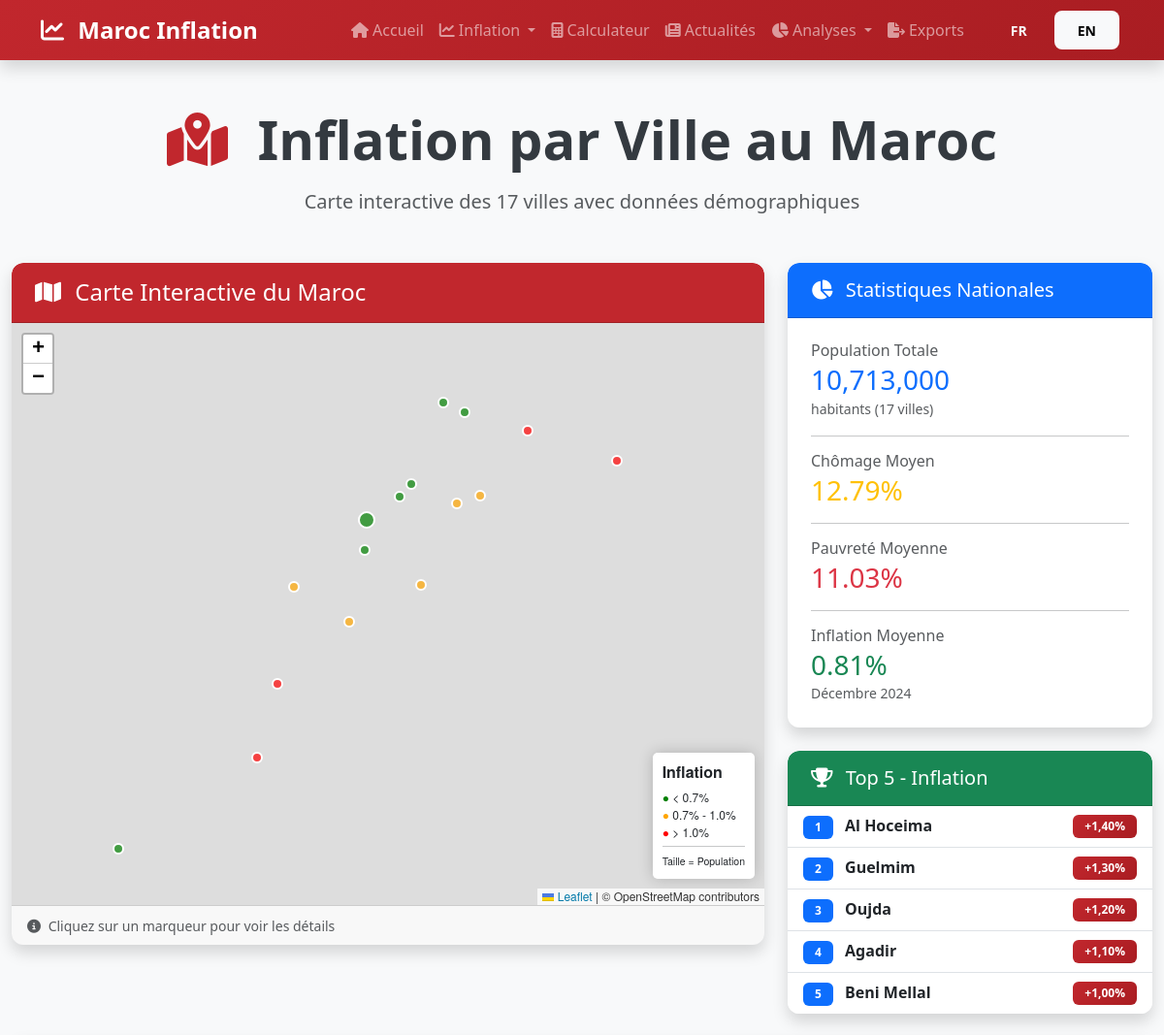
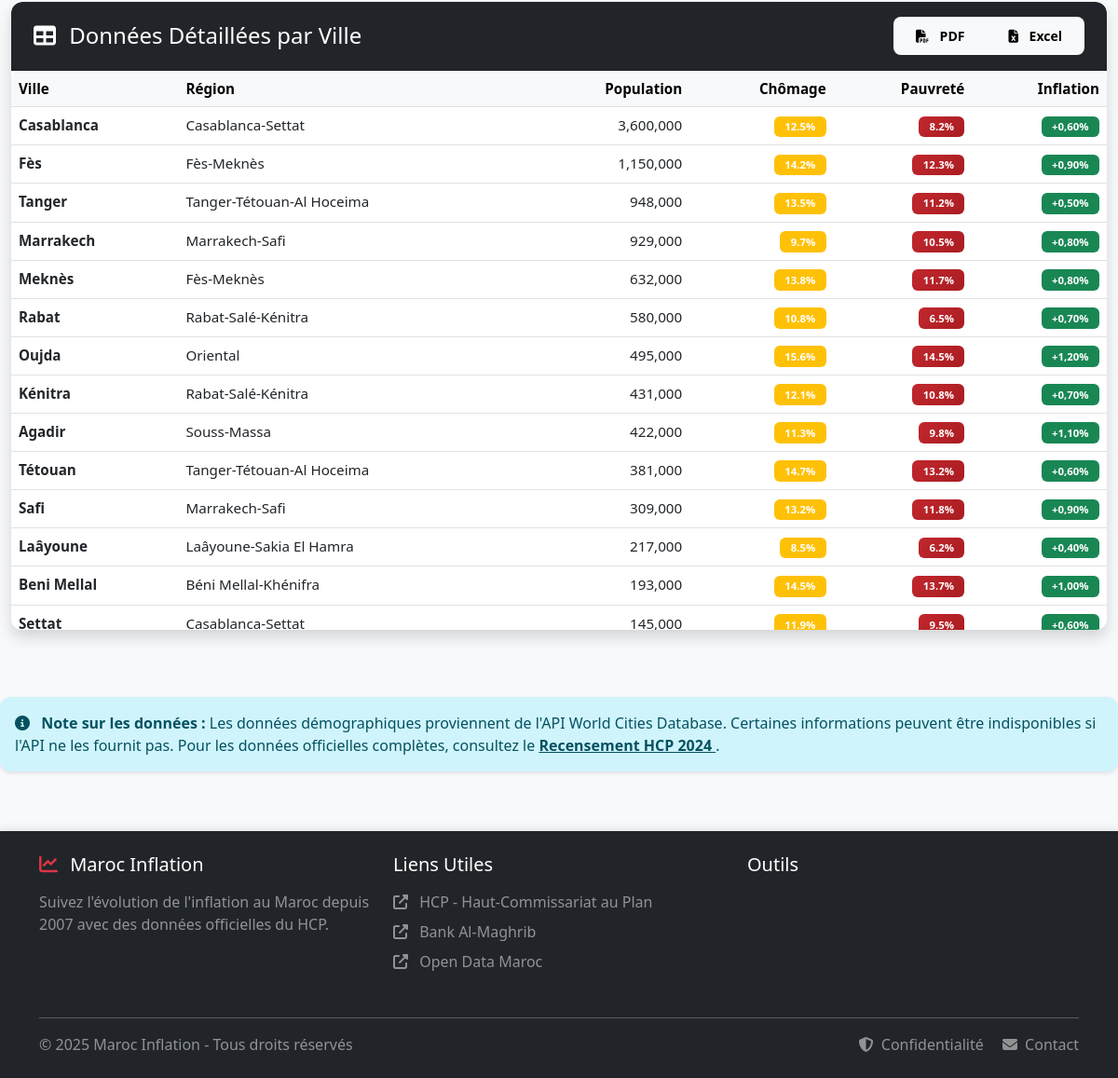
The app's page /inflation_regionale.php with its own data (2 pictures, top to bottom).
### tables this page shows
CREATE TABLE IF NOT EXISTS demographie_villes (
    id INT PRIMARY KEY AUTO_INCREMENT,
    ville VARCHAR(100) NOT NULL,
    region VARCHAR(100),
    population INT,
    taux_chomage DECIMAL(5, 2),
    taux_pauvrete DECIMAL(5, 2),
    pib_par_habitant DECIMAL(10, 2),
    annee_donnees INT DEFAULT 2024,
    latitude DECIMAL(10, 7),
    longitude DECIMAL(10, 7),
    source VARCHAR(255) DEFAULT 'HCP',
    date_maj TIMESTAMP DEFAULT CURRENT_TIMESTAMP ON UPDATE CURRENT_TIMESTAMP,
    UNIQUE KEY unique_ville_annee (ville, annee_donnees)
);

CREATE TABLE IF NOT EXISTS ipc_villes (
    id INT PRIMARY KEY AUTO_INCREMENT,
    annee INT NOT NULL,
    mois INT NOT NULL,
    ville ENUM(
        'Casablanca', 'Rabat', 'Fès', 'Marrakech', 
        'Agadir', 'Tanger', 'Meknès', 'Oujda',
        'Kénitra', 'Tétouan', 'Laâyoune', 'Dakhla',
        'Guelmim', 'Settat', 'Safi', 'Beni Mellal', 'Al Hoceima'
    ) NOT NULL,
    inflation_value DECIMAL(5, 2),
    FOREIGN KEY (annee, mois) REFERENCES ipc_mensuel(annee, mois) ON DELETE CASCADE,
    UNIQUE KEY unique_ville_periode (annee, mois, ville),
    INDEX idx_ville (ville)
);

### includes/functions.php (called while the page is built, shortened)
<?php
function formatPourcentage($pourcentage) {
    $signe = $pourcentage >= 0 ? '+' : '';
    return $signe . number_format($pourcentage, 2, ',', ' ') . '%';
}
?>

### public/inflation_regionale.php (the view, shortened to what this page needs)
<?php
require_once '../includes/functions.php';
$database = new Database();
$conn = $database->connect();
$annee = 2024;
$mois = 12;
$sql = "SELECT
            d.ville, d.region, d.population, d.taux_chomage, d.taux_pauvrete,
            d.latitude, d.longitude, i.inflation_value
        FROM demographie_villes d
        LEFT JOIN ipc_villes i ON d.ville = i.ville AND i.annee = ? AND i.mois = ?
        ORDER BY d.population DESC";
$stmt = $conn->prepare($sql);
$stmt->bind_param('ii', $annee, $mois);
$stmt->execute();
$result = $stmt->get_result();
$villes = [];
while ($row = $result->fetch_assoc()) {
    $villes[] = $row;
}
include '../includes/header.php';
?>
<link rel="stylesheet" href="https://unpkg.com/leaflet@1.9.4/dist/leaflet.css" />
<div class="container-fluid py-5">
    <div class="text-center mb-5 fade-in">
        <h1 class="display-4 fw-bold mb-3">
            <i class="fas fa-map-marked-alt text-maroc-rouge me-3"></i>
            Inflation par Ville au Maroc
        </h1>
        <p class="lead text-muted">
            Carte interactive des 17 villes avec données démographiques
        </p>
    </div>
    <div class="row">
        <div class="col-lg-8 mb-4">
            <div class="card shadow slide-in-left">
                <div class="card-header bg-maroc-rouge text-white">
                    <h4 class="mb-0">
                        <i class="fas fa-map me-2"></i>
                        Carte Interactive du Maroc
                    </h4>
                </div>
                <div class="card-body p-0">
                    <div id="map" style="height: 600px;"></div>
                </div>
                <div class="card-footer">
                    <small class="text-muted">
                        <i class="fas fa-info-circle me-1"></i>
                        Cliquez sur un marqueur pour voir les détails
                    </small>
                </div>
            </div>
        </div>
        <div class="col-lg-4">
            <div class="card shadow mb-4 fade-in">
                <div class="card-header bg-primary text-white">
                    <h5 class="mb-0">
                        <i class="fas fa-chart-pie me-2"></i>
                        Statistiques Nationales
                    </h5>
                </div>
                <div class="card-body">
                    <?php
                    $populations_valides = array_filter(array_column($villes, 'population'), function($v) { return $v !== null; });
                    $total_pop = count($populations_valides) > 0 ? array_sum($populations_valides) : 0;
                    $chomages_valides = array_filter(array_column($villes, 'taux_chomage'), function($v) { return $v !== null; });
                    $moy_chomage = count($chomages_valides) > 0 ? array_sum($chomages_valides) / count($chomages_valides) : 0;
                    $pauvrete_valides = array_filter(array_column($villes, 'taux_pauvrete'), function($v) { return $v !== null; });
                    $moy_pauvrete = count($pauvrete_valides) > 0 ? array_sum($pauvrete_valides) / count($pauvrete_valides) : 0;
                    $inflations_valides = array_filter(array_column($villes, 'inflation_value'), function($v) { return $v !== null; });
                    $moy_inflation = count($inflations_valides) > 0 ? array_sum($inflations_valides) / count($inflations_valides) : 0;
                    ?>
                    <div class="mb-3">
                        <h6 class="text-muted mb-1">Population Totale</h6>
                        <?php if ($total_pop > 0): ?>
                            <h3 class="text-primary mb-0"><?= number_format($total_pop) ?></h3>
                            <small class="text-muted">habitants (<?= count($populations_valides) ?> villes)</small>
                        <?php else: ?>
                            <h3 class="text-muted mb-0">Non disponible</h3>
                            <small class="text-muted">Aucune donnée démographique</small>
                        <?php endif; ?>
                    </div>
                    <hr>
                    <div class="mb-3">
                        <h6 class="text-muted mb-1">Chômage Moyen</h6>
                        <?php if ($moy_chomage > 0): ?>
                            <h3 class="text-warning mb-0"><?= number_format($moy_chomage, 2) ?>%</h3>
                        <?php else: ?>
                            <h3 class="text-muted mb-0">Non disponible</h3>
                        <?php endif; ?>
                    </div>
                    <hr>
                    <div class="mb-3">
                        <h6 class="text-muted mb-1">Pauvreté Moyenne</h6>
                        <?php if ($moy_pauvrete > 0): ?>
                            <h3 class="text-danger mb-0"><?= number_format($moy_pauvrete, 2) ?>%</h3>
                        <?php else: ?>
                            <h3 class="text-muted mb-0">Non disponible</h3>
                        <?php endif; ?>
                    </div>
                    <hr>
                    <div>
                        <h6 class="text-muted mb-1">Inflation Moyenne</h6>
                        <?php if ($moy_inflation > 0): ?>
                            <h3 class="text-success mb-0"><?= number_format($moy_inflation, 2) ?>%</h3>
                            <small class="text-muted">Décembre <?= $annee ?></small>
                        <?php else: ?>
                            <h3 class="text-muted mb-0">Non disponible</h3>
                            <small class="text-muted">Aucune donnée inflation</small>
                        <?php endif; ?>
                    </div>
                </div>
            </div>
            <div class="card shadow slide-in-right">
                <div class="card-header bg-success text-white">
                    <h5 class="mb-0">
                        <i class="fas fa-trophy me-2"></i>
                        Top 5 - Inflation
                    </h5>
                </div>
                <div class="card-body p-0">
                    <div class="list-group list-group-flush">
                        <?php
                        $villes_avec_inflation = array_filter($villes, function($v) {
                            return $v['inflation_value'] !== null;
                        });
                        usort($villes_avec_inflation, function($a, $b) {
                            return $b['inflation_value'] <=> $a['inflation_value'];
                        });
                        foreach (array_slice($villes_avec_inflation, 0, 5) as $index => $ville):
                        ?>
                        <div class="list-group-item d-flex justify-content-between align-items-center">
                            <div>
                                <span class="badge bg-primary me-2"><?= $index + 1 ?></span>
                                <strong><?= $ville['ville'] ?></strong>
                            </div>
                            <span class="badge bg-danger"><?= formatPourcentage($ville['inflation_value']) ?></span>
                        </div>
                        <?php endforeach; ?>
                    </div>
                </div>
            </div>
        </div>
    </div>
    <div class="row mt-4">
        <div class="col-12">
            <div class="card shadow fade-in">
                <div class="card-header bg-dark text-white d-flex justify-content-between align-items-center">
                    <h4 class="mb-0">
                        <i class="fas fa-table me-2"></i>
                        Données Détaillées par Ville
                    </h4>
                    <div class="btn-group">
                        <a href="export_regional.php?format=pdf" class="btn btn-sm btn-light">
                            <i class="fas fa-file-pdf me-2"></i>
                            PDF
                        </a>
                        <a href="export_regional.php?format=excel" class="btn btn-sm btn-light">
                            <i class="fas fa-file-excel me-2"></i>
                            Excel
                        </a>
                    </div>
                </div>
                <div class="card-body p-0">
                    <div class="table-responsive">
                        <table class="table table-hover mb-0">
                            <thead class="table-light">
                                <tr>
                                    <th>Ville</th>
                                    <th>Région</th>
                                    <th class="text-end">Population</th>
                                    <th class="text-end">Chômage</th>
                                    <th class="text-end">Pauvreté</th>
                                    <th class="text-end">Inflation</th>
                                </tr>
                            </thead>
                            <tbody>
                                <?php foreach ($villes as $ville): ?>
                                <tr>
                                    <td><strong><?= htmlspecialchars($ville['ville']) ?></strong></td>
                                    <td>
                                        <?php if ($ville['region']): ?>
                                            <?= htmlspecialchars($ville['region']) ?>
                                        <?php else: ?>
                                            <em class="text-muted">Non disponible</em>
                                        <?php endif; ?>
                                    </td>
                                    <td class="text-end">
                                        <?php if ($ville['population']): ?>
                                            <?= number_format($ville['population']) ?>
                                        <?php else: ?>
                                            <em class="text-muted">Non disponible</em>
                                        <?php endif; ?>
                                    </td>
                                    <td class="text-end">
                                        <?php if ($ville['taux_chomage'] !== null): ?>
                                            <span class="badge bg-warning"><?= number_format($ville['taux_chomage'], 1) ?>%</span>
                                        <?php else: ?>
                                            <em class="text-muted">Non disponible</em>
                                        <?php endif; ?>
                                    </td>
                                    <td class="text-end">
                                        <?php if ($ville['taux_pauvrete'] !== null): ?>
                                            <span class="badge bg-danger"><?= number_format($ville['taux_pauvrete'], 1) ?>%</span>
                                        <?php else: ?>
                                            <em class="text-muted">Non disponible</em>
                                        <?php endif; ?>
                                    </td>
                                    <td class="text-end">
                                        <?php if ($ville['inflation_value'] !== null): ?>
                                            <span class="badge bg-success"><?= formatPourcentage($ville['inflation_value']) ?></span>
                                        <?php else: ?>
                                            <em class="text-muted">Non disponible</em>
                                        <?php endif; ?>
                                    </td>
                                </tr>
                                <?php endforeach; ?>
                            </tbody>
                        </table>
                    </div>
                </div>
            </div>
        </div>
    </div>
</div>
<div class="row mt-4">
    <div class="col-12">
        <div class="alert alert-info">
            <i class="fas fa-info-circle me-2"></i>
            <strong>Note sur les données :</strong>
            Les données démographiques proviennent de l'API World Cities Database.
            Certaines informations peuvent être indisponibles si l'API ne les fournit pas.
            Pour les données officielles complètes, consultez le
            <a href="https://www.hcp.ma" target="_blank" class="alert-link">
                Recensement HCP 2024
            </a>.
        </div>
    </div>
</div>
<?php
include '../includes/footer.php';
?>

### public/assets/css/style.css (style rules this page uses)
:root { --maroc-rouge: #C1272D; --maroc-rouge-fonce: #a91d22; --maroc-vert: #006233; --maroc-or: #FFD700; --gris-clair: #f8f9fa; --gris-moyen: #dee2e6; --gris-fonce: #343a40; --blanc: #ffffff; --shadow-sm: 0 2px 4px rgba(0,0,0,0.1); --shadow-md: 0 4px 8px rgba(0,0,0,0.15); --shadow-lg: 0 10px 20px rgba(0,0,0,0.2); }
* { margin: 0; padding: 0; box-sizing: border-box; }
body { font-family: 'Segoe UI', Tahoma, Geneva, Verdana, sans-serif; background-color: var(--gris-clair); color: var(--gris-fonce); min-height: 100vh; display: flex; flex-direction: column; }
html { scroll-behavior: smooth; }
.card { border: none; border-radius: 12px; overflow: hidden; transition: all 0.3s ease; box-shadow: var(--shadow-sm); }
.card-header { border-radius: 12px 12px 0 0 !important; font-weight: 600; padding: 1rem 1.5rem; }
.card-body { padding: 1.5rem; }
.btn { border-radius: 8px; padding: 0.6rem 1.5rem; font-weight: 600; transition: all 0.3s ease; border: none; }
.badge { padding: 0.5em 1em; font-weight: 600; border-radius: 6px; }
.alert { border-radius: 12px; border: none; box-shadow: var(--shadow-sm); }
.table { font-size: 0.95rem; border-radius: 8px; overflow: hidden; }
.table thead { font-weight: 700; }
.table-hover tbody tr { transition: background-color 0.2s ease; }
.table-responsive { max-height: 600px; overflow-y: auto; border-radius: 8px; }
.bg-danger { background: linear-gradient(135deg, var(--maroc-rouge) 0%, var(--maroc-rouge-fonce) 100%) !important; }
.fade-in { animation: fadeIn 0.6s ease; }
.slide-in-left { animation: slideInLeft 0.6s ease; }
.slide-in-right { animation: slideInRight 0.6s ease; }
.text-maroc-rouge { color: var(--maroc-rouge); }
.bg-maroc-rouge { background-color: var(--maroc-rouge); }

### records on screen
demographie_villes: ville "Al Hoceima", ipc_villes.inflation_value "+1,40%"
demographie_villes: ville "Guelmim", ipc_villes.inflation_value "+1,30%"
demographie_villes: ville "Oujda", ipc_villes.inflation_value "+1,20%", region "Oriental", population "495,000", taux_chomage "15.6", taux_pauvrete "14.5"
demographie_villes: ville "Agadir", ipc_villes.inflation_value "+1,10%", region "Souss-Massa", population "422,000", taux_chomage "11.3", taux_pauvrete "9.8"
demographie_villes: ville "Beni Mellal", ipc_villes.inflation_value "+1,00%", region "Béni Mellal-Khénifra", population "193,000", taux_chomage "14.5", taux_pauvrete "13.7"
demographie_villes: ville "Casablanca", region "Casablanca-Settat", population "3,600,000", taux_chomage "12.5", taux_pauvrete "8.2", ipc_villes.inflation_value "+0,60%"
demographie_villes: ville "Fès", region "Fès-Meknès", population "1,150,000", taux_chomage "14.2", taux_pauvrete "12.3", ipc_villes.inflation_value "+0,90%"
demographie_villes: ville "Tanger", region "Tanger-Tétouan-Al Hoceima", population "948,000", taux_chomage "13.5", taux_pauvrete "11.2", ipc_villes.inflation_value "+0,50%"
demographie_villes: ville "Marrakech", region "Marrakech-Safi", population "929,000", taux_chomage "9.7", taux_pauvrete "10.5", ipc_villes.inflation_value "+0,80%"
demographie_villes: ville "Meknès", region "Fès-Meknès", population "632,000", taux_chomage "13.8", taux_pauvrete "11.7", ipc_villes.inflation_value "+0,80%"
demographie_villes: ville "Rabat", region "Rabat-Salé-Kénitra", population "580,000", taux_chomage "10.8", taux_pauvrete "6.5", ipc_villes.inflation_value "+0,70%"
demographie_villes: ville "Kénitra", region "Rabat-Salé-Kénitra", population "431,000", taux_chomage "12.1", taux_pauvrete "10.8", ipc_villes.inflation_value "+0,70%"
demographie_villes: ville "Tétouan", region "Tanger-Tétouan-Al Hoceima", population "381,000", taux_chomage "14.7", taux_pauvrete "13.2", ipc_villes.inflation_value "+0,60%"
demographie_villes: ville "Safi", region "Marrakech-Safi", population "309,000", taux_chomage "13.2", taux_pauvrete "11.8", ipc_villes.inflation_value "+0,90%"
demographie_villes: ville "Laâyoune", region "Laâyoune-Sakia El Hamra", population "217,000", taux_chomage "8.5", taux_pauvrete "6.2", ipc_villes.inflation_value "+0,40%"
demographie_villes: ville "Settat", region "Casablanca-Settat", population "145,000", taux_chomage "11.9", taux_pauvrete "9.5", ipc_villes.inflation_value "+0,60%"

### other values on screen
SITE_NAME "Maroc Inflation"
$lang "FR"
$lang "EN"
$total_pop "10,713,000"
count($populations_valides) "17"
$moy_chomage "12.79"
$moy_pauvrete "11.03"
$moy_inflation "0.81"
$annee "2024"
START_YEAR "2007"
